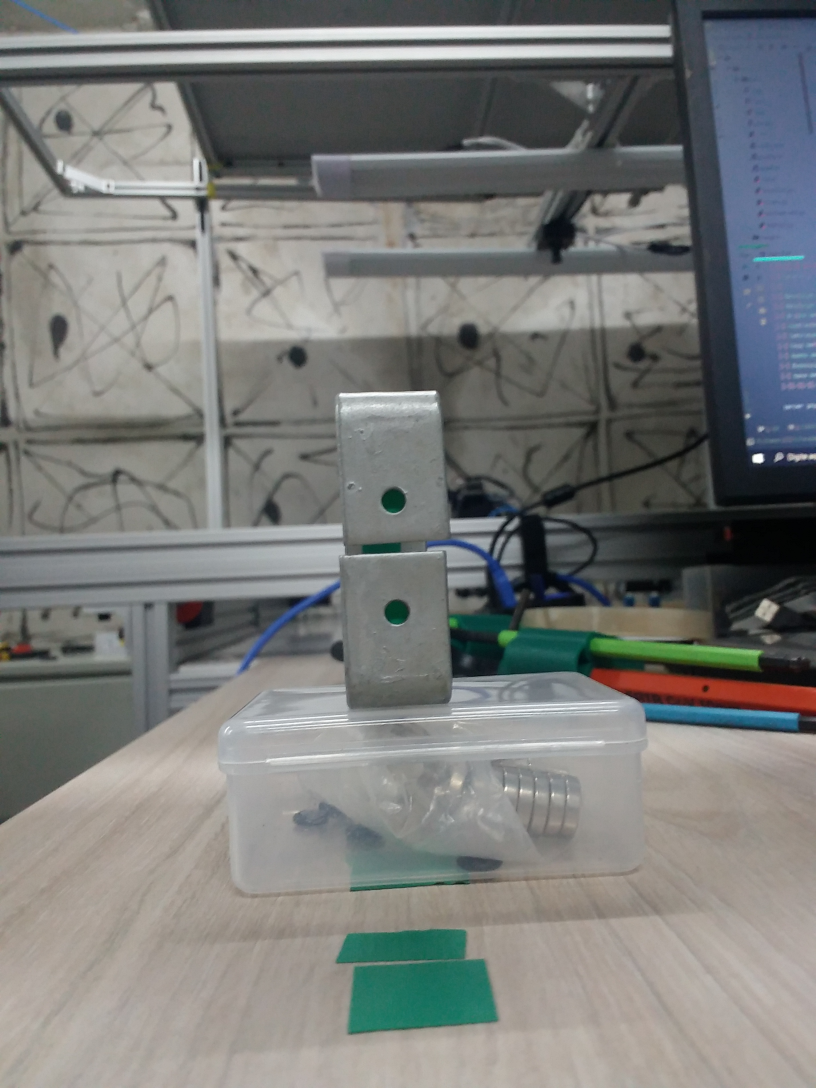
#> input picture engine_H/Images/A3.jpg, 2448 x 3264 px, found by its file name (shown at 1/3 size)
$ python ElemenTrac_Async.py
#> lines starting #> are read from the running program, lines starting #| are printed output that depends on the picture; after the words box and inside, x2 and y2 are one past the last pixel; in counts of white or black regions, pixels touching at a corner belong together
### OpencvPlus.py
import cv2
import numpy as np
import math


# Organiza todos os valores de uma matriz bidimensional em ordem crescente.
def order_points_old(pts):
    rect = np.zeros((4, 2), dtype="float32")
    s = pts.sum(axis=1)
    rect[0] = pts[np.argmin(s)]
    rect[2] = pts[np.argmax(s)]
    diff = np.diff(pts, axis=1)
    rect[1] = pts[np.argmin(diff)]
    rect[3] = pts[np.argmax(diff)]
    return rect


# Concatena uma lista de mascaras.
# [8 lines left out: function loopBitwiseOr, not called in this run]


# Extrai os valores de um grupo de vetores.
def extractHSValue(HSVector, key):  # Função que extrai e orgazina alguns valores dentro de um vetor
    data = HSVector[key]
    lst = []
    for valores in data:
        lst.append(data[valores])
    return np.array([int(lst[0]), int(lst[1]), int(lst[2])])


# Procura por contornos com área pré determinada, e retorna um dicionário com vários informações uteis.
def findContoursPlus(image, mode=cv2.RETR_TREE, method=cv2.CHAIN_APPROX_SIMPLE, AreaMin_A=100, AreaMax_A=00,
                     AreaMin_B=100, AreaMax_B=00):
    cnts2, hierarchy = cv2.findContours(image, mode=mode, method=method)
    outPut_A = outPut_B = []
    try:
        hierarchy = hierarchy[0]
        for component in zip(cnts2, hierarchy):
            currentContour = component[0]
            area = cv2.contourArea(currentContour)
            currentHierarchy = component[1]
            if AreaMin_A < area < AreaMax_A:
                xA, yA, wA, hA = cv2.boundingRect(currentContour)
                boxA = np.int0(cv2.boxPoints(cv2.minAreaRect(currentContour)))
                boxOrded = order_points_old(np.array(boxA, dtype="float32"))
                bxA = boxOrded[2][0] - boxOrded[1][0]
                axA = boxOrded[1][1] - boxOrded[2][1]
                byA = boxOrded[0][0] - boxOrded[1][0]
                ayA = boxOrded[1][1] - boxOrded[0][1]
                alturaA = math.sqrt(pow(axA, 2) + pow(bxA, 2))
                larguraA = math.sqrt(pow(ayA, 2) + pow(byA, 2))
                momentsA = cv2.moments(currentContour)
                cxA = int(momentsA["m10"] / momentsA["m00"])
                cyA = int(momentsA["m01"] / momentsA["m00"])
                centro_momentsA = (cxA, cyA)
                centro_boxA = (larguraA / 2 + xA, alturaA / 2 + yA)
                if currentHierarchy[3] < 0:
                    lesst3A = True
                else:
                    lesst3A = False
                outPut_A.append(
                    {"class": 'A', "boundRect": [(xA, yA), (wA, hA)], "dimension": [alturaA, larguraA], "contour": boxA,
                     'hierarchy': [lesst3A, currentHierarchy], "centers": [centro_momentsA, centro_boxA]})
            elif AreaMin_B < area < AreaMax_B:
                xB, yB, wB, hB = cv2.boundingRect(currentContour)
                boxB = np.int0(cv2.boxPoints(cv2.minAreaRect(currentContour)))
                boxOrded = order_points_old(np.array(boxB, dtype="float32"))
                bxB = boxOrded[2][0] - boxOrded[1][0]
                axB = boxOrded[1][1] - boxOrded[2][1]
                byB = boxOrded[0][0] - boxOrded[1][0]
                ayB = boxOrded[1][1] - boxOrded[0][1]
                alturaB = math.sqrt(pow(axB, 2) + pow(bxB, 2))
                larguraB = math.sqrt(pow(ayB, 2) + pow(byB, 2))
                momentsB = cv2.moments(currentContour)
                cx = int(momentsB["m10"] / momentsB["m00"])
                cy = int(momentsB["m01"] / momentsB["m00"])
                centro_momentsB = (cx, cy)
                centro_boxB = (larguraB / 2 + xB, alturaB / 2 + yB)
                if currentHierarchy[3] < 0:
                    lesst3B = True
                else:
                    lesst3B = False
                outPut_B.append(
                    {"class": 'B', "boundRect": [xB, yB, wB, hB], "dimension": [alturaB, larguraB], "contour": boxB,
                     'hierarchy': [lesst3B, currentHierarchy], "centers": [centro_momentsB, centro_boxB]})
        return outPut_A, outPut_B
    except TypeError:
        return [], []


# Cria uma mascara HSV apartir de um range pré-determinado.
def HSVMask(img, lower, upper, invert=False):
    return cv2.inRange(cv2.cvtColor(img, cv2.COLOR_BGR2HSV), lower, upper)


# Reduz ruídos os ruidos da mascara.
def refineMask(maskToRefine, kerenelA=(3, 3), kernelB=(2, 2)):
    return cv2.morphologyEx(cv2.morphologyEx(maskToRefine, cv2.MORPH_CLOSE, (np.ones(kerenelA, np.uint8))),
                            cv2.MORPH_OPEN,
                            (np.ones(kernelB, np.uint8)))


# Recorta uma imagem em uma matriz de 'n' retangulos iguais.
def meshImg(img, nRows=3, mCols=3):
    rois = []
    for i in range(0, nRows):
        lines = []
        for j in range(0, mCols):
            roi = img[
                  int(i*img.shape[0]/nRows):int(i*img.shape[0]/nRows + img.shape[0]/nRows),
                  int(j*img.shape[1]/mCols):int(j*img.shape[1]/mCols + img.shape[1]/mCols)
                  ]
            lines.append(roi)
        rois.append(lines)
    return rois


# Concatena Horizontal ou verticalmente mais de uma imagem.
# [29 lines left out: functions concatImg, takeSnapshot, not called in this run]

### FastFunctions.py
from time import sleep
import serial
import json
import sys


# Define cores e Tags para tratamento de exceções.
class ColorPrint:
    YELLOW = '\033[93m'
    GREEN = '\033[92m'
    BLUE = '\033[94m'
    CYAN = '\033[96m'
    RED = '\033[91m'
    ENDC = '\033[0m'

    WARNING = '\033[93m'+'[Aviso]: '+'\033[0m'
    ERROR =   '\033[91m'+'[Erro]:  '+'\033[0m'
    HINT =    '\033[96m'+'[Dica]:  '+'\033[0m'
    UNDERLINE = '\033[4m'
    HEADER = '\033[95m'
    BOLD = '\033[1m'


# Abre e lê um json no caminho solicitado.
def readJson(json_to_read):
    with open(json_to_read, 'r', encoding='utf-8') as json_file:
        return json.load(json_file)


# Abre e grava um json no caminho solicitado.
def writeJson(json_local_save, json_data):
    with open(json_local_save, "w", encoding='utf-8') as jsonFile:
        json.dump(json_data, jsonFile, indent=4)


# Envia um ou uma lista de comandos na serial, se possível e se requisitado retorna a resposta.
# [47 lines left out: function sendGCODE, not called in this run]


# Estabelece uma conexão com base em um arquivo de configuração personalizado.
def SerialConnect(SerialPath='../Json/serial.json', name='arduino'):
    # Tenta Estabelecer uma conexão.
    try:
        with open(SerialPath, 'r', encoding='utf-8') as serial_json_file:
            serialData = json.load(serial_json_file)
        communication = serial.Serial(serialData[name]['porta'], serialData[name]['velocidade'])

    # Conexão falhou porque o arquivo de configuração não foi encontrado.
    except FileNotFoundError:
        print(f"{ColorPrint.ERROR}O argumento [SerialPath='{SerialPath}'] é inválido.")
        sys.exit(-1)

    # Conexão falhou porque o nome da conexão ão existe no arquivo de configuração.
    except KeyError as Ker:
        print(f"{ColorPrint.ERROR}O argumento [name='{name}'] é inválido.")
        sys.exit(-1)

    # Conexão foi estabelecida, mas caiu.
    except serial.serialutil.SerialException as Erro_Conexao:
        print(f"{ColorPrint.ERROR}Não foi possivel estabelecer uma conexão com [{name}].")

        # Conexão não se manteve, após a tentativa porque não há nada ao que se conectar.
        if "FileNotFoundError" in str(Erro_Conexao):
            print(f"{ColorPrint.WARNING}Verifique a porta [{serialData[name]['porta']}]"'\n')

        # Conexão não se manteve, após a tentativa porque há porta já está possui uma conexão.
        elif 'Acesso negado.' in str(Erro_Conexao):
            print(f"{ColorPrint.WARNING}A porta [{serialData[name]['porta']}] está ocupada."'\n')

        return False

    # Conexão foi estabelecida com sucesso.
    else:
        print(
            f"{ColorPrint.CYAN}[{serialData[name]['porta']} - OK]: Conexão com [{name}] estabelecida."
            f"{ColorPrint.ENDC}"'\n'
        )

        # Espera para que a conexão se estabiliza.
        sleep(1.2)

        return communication

### ElemenTrac_Async.py
# -=-=-=-=-=-=-=-=-=-=-=-=-=-=-=-=-=-=-=-=-=-=-=-=-=-=-=-=-=-=-=-=-=-=-=-=-=-=-=-=-=-=-=-=-=-=-=-=-=-=-=-=-=-=-=-=-=-= #
#                                                    Imports                                                           #
import FastFunctions as Ff
import OpencvPlus as Op
import operator as opr
import numpy as np
import asyncio
import timeit
from random import randint
import cv2

T0A = timeit.default_timer()
# -=-=-=-=-=-=-=-=-=-=-=-=-=-=-=-=-=-=-=-=-=-=-=-=-=-=-=-=-=-=-=-=-=-=-=-=-=-=-=-=-=-=-=-=-=-=-=-=-=-=-=-=-=-=-=-=-=-= #
#                                                    Variables                                                         #
perimeter = [None]
areaMin = [None]
areaMax = [None]
lower = [None]
upper = [None]

distance = True
Hole = True
Edge = True

pFB = (100, 60)
pFA = (50, 50)
fixPoint = (pFB[0], int(pFA[1] + ((pFB[1] - pFA[1]) / 2)))

Read = 'P_ (3).jpg' if not Hole else 'A3.jpg'
pathImages = 'Images/'

markerOffset = 5
PL = PL1 = 0
bh = 0.3

Image = cv2.imread(pathImages + Read)
#> Image is the input picture: shape (3264, 2448, 3); mean B, G, R 120.9, 123.1, 121.6
Escala = 0.45
divided = 3

Quadrants = Op.meshImg(Image)
#> after the loop in meshImg, `for i in range(0, nRows):`: rois = 3 items
#> Quadrants = 3 items
largura = int(Image.shape[1])
altura = int(Image.shape[0])

column = 1
line = 1

show_resize = 0.5
show_time = 5
# -=-=-=-=-=-=-=-=-=-=-=-=-=-=-=-=-=-=-=-=-=-=-=-=-=-=-=-=-=-=-=-=-=-=-=-=-=-=-=-=-=-=-=-=-=-=-=-=-=-=-=-=-=-=-=-=-=-= #
#                                                    Functions                                                         #


def empty(a):
    pass
    return a


async def findCircle(circle_Mask, areaMinC, areaMaxC, perimeter_size, blur_Size=3):
    circle_info = []
    blur = cv2.medianBlur(circle_Mask, blur_Size)
    thresh = cv2.threshold(blur, 0, 255, cv2.THRESH_BINARY + cv2.THRESH_OTSU)[1]
    kernel = cv2.getStructuringElement(cv2.MORPH_ELLIPSE, (5, 5))
    opening = cv2.morphologyEx(thresh, cv2.MORPH_OPEN, kernel, iterations=3)
    edges = cv2.findContours(opening, cv2.RETR_EXTERNAL, cv2.CHAIN_APPROX_SIMPLE)
    edges = edges[0] if len(edges) == 2 else edges[1]
    for c in edges:
        peri = cv2.arcLength(c, True)
        approx = cv2.approxPolyDP(c, 0.04 * peri, True)
        area = cv2.contourArea(c)
        if len(approx) > perimeter_size and areaMinC < area < areaMaxC:
            ((x, y), r) = cv2.minEnclosingCircle(c)
            circle_info.append({"center": (x, y), "radius": r})
    await asyncio.sleep(0.0)
    return circle_info


async def findScrew(event2, event3, show, imgAnalyse, tabs):
    await asyncio.sleep(0.0)
    if type(imgAnalyse) != np.ndarray:
        print(type(imgAnalyse))
        imgAnalyse = Op.takeSnapshot(imgAnalyse)

    width = int(Image.shape[1])
    height = int(Image.shape[0])
    offset_screw = 0.00
    edge_analyze = imgAnalyse[0:height, 0:int(width * bh)]
    chr_k = imgAnalyse
    for aba in range(len(tabs)):
        for value in HSVjson[str(aba)]['Valores']:
            globals()[value] = Op.extractHSValue(HSVjson[str(aba + 1)]['Valores'], value)
        msk = Op.refineMask(Op.HSVMask(edge_analyze, lower, upper))
        cv2.rectangle(msk, (0, 0), (msk.shape[1], msk.shape[0]), (0, 0, 0), thickness=20)
        chr_k = cv2.bitwise_and(edge_analyze, edge_analyze, mask=msk)
        edge, null = Op.findContoursPlus(msk, AreaMin_A=tabs[aba]['areaMin'], AreaMax_A=tabs[aba]['areaMax'])
        if edge:
            for info_edge in edge:
                cv2.drawContours(chr_k, [info_edge['contour']], -1, (70, 255, 20), 3)
                if aba == 0:
                    point_a = tuple(info_edge['contour'][0])
                    edge_analyze = imgAnalyse[point_a[1]: height, 0:width]
                    pass
                if aba == 1:
                    offset_screw = round(info_edge['dimension'][0], 3)
                    cv2.putText(chr_k, str(offset_screw), (50, 100), cv2.FONT_HERSHEY_SIMPLEX, 1,
                                (255, 255, 255), thickness=3)
        else:
            if show:
                asyncio.create_task(ShowImage('Screw', chr_k, show_resize, show_time, asyncio.Event()))
            else:
                event2.set()
            return offset_screw, chr_k
    if show:
        asyncio.create_task(ShowImage('Screw', chr_k, show_resize, show_time, asyncio.Event()))
    else:
        event2.set()

    # while not event3.is_set():
    #     pass
    return offset_screw, chr_k


async def findHole(event2, event3, show, imgAnalyse, minArea, maxArea, c_perimeter):
    await asyncio.sleep(0.0)
    global img
    if type(imgAnalyse) != np.ndarray:
        print(type(imgAnalyse))
        imgAnalyse = Op.takeSnapshot(imgAnalyse)

    for values in HSValues:
        globals()[values] = np.array(Op.extractHSValue(HSValues, values))

    mask = Op.refineMask(Op.HSVMask(imgAnalyse, lower, upper))
    chr_k = cv2.bitwise_and(imgAnalyse, imgAnalyse, mask=mask)
    distances = []
    edge = await asyncio.create_task(findCircle(mask, minArea, maxArea, c_perimeter))
    for Circle in edge:
        cv2.circle(chr_k, (int(Circle['center'][0]), int(Circle['center'][1])), int(Circle['radius']),
                   (36, 255, 12), 2)

        cv2.line(chr_k, (int(Circle['center'][0]), int(Circle['center'][1])), fixPoint, (168, 50, 131))

        cv2.line(chr_k, (int(Circle['center'][0]), int(Circle['center'][1])),
                 (int(Circle['center'][0]), fixPoint[1]), (255, 0, 0))

        cv2.line(chr_k, (int(Circle['center'][0]), fixPoint[1]), fixPoint, (0, 0, 255), thickness=2)

        distance_to_fix = (round((Circle['center'][0] - fixPoint[0]), 3), round((Circle['center'][1] - fixPoint[1]), 3))
        cv2.putText(chr_k, str(distance_to_fix[1]), (int(Circle['center'][0]), int(Circle['center'][1] / 2)),
                    cv2.FONT_HERSHEY_SIMPLEX, 1, (255, 0, 0), 3)
        cv2.putText(chr_k, str(distance_to_fix[0]), (int(Circle['center'][0] / 2), int(fixPoint[1])),
                    cv2.FONT_HERSHEY_SIMPLEX, 1, (0, 0, 255), 3)
        distances.append([distance_to_fix, 'id:', randint(250, 500)])
    if show:
        asyncio.create_task(ShowImage('Hole', chr_k, show_resize, show_time, event2))
    else:
        event2.set()

    while not event3.is_set():
        print("Preso")
        await asyncio.sleep(0.3)
    print("Soltou")
    return distances, chr_k


async def CloseProcess(event, event2):
    while not event.is_set():
        if event2.is_set():
            event.set()
        await asyncio.sleep(0.0)


async def ShowImage(name, img, resize, time, close_event, debug=False, permanent=False):
    close_event.clear()
    if debug:
        print("ShowImage")
    if permanent:
        while not close_event.is_set():
            cv2.imshow(str(name), cv2.resize(img, None, fx=resize, fy=resize))
            await asyncio.sleep(0.0)
    else:
        # cv2.imshow(str(name), cv2.resize(img, None, fx=resize, fy=resize))
        cv2.imshow(str(name), cv2.resize(img, None, fx=resize, fy=resize))
        cv2.waitKey(1)
        await asyncio.sleep(time)
        close_event.set()


async def Main():
    event = asyncio.Event()
    event2 = asyncio.Event()
    event3 = asyncio.Event()
    nada = asyncio.create_task(CloseProcess(event, event2))
    hct = timeit.default_timer()
    RESERVA_resultado = asyncio.gather(*[findHole(event2, event3, True, Image, areaMin, areaMax, perimeter),
                                         findScrew(event2, event3, True, Image, Tabs)])
    print("Criação a Thread", round(timeit.default_timer()-hct, 5))
    event3.set()
    hcd = timeit.default_timer()
    resultado = await RESERVA_resultado
    if resultado:
        print("Validação de dados:", round(timeit.default_timer()-hcd, 5))
    nada = await nada
# -=-=-=-=-=-=-=-=-=-=-=-=-=-=-=-=-=-=-=-=-=-=-=-=-=-=-=-=-=-=-=-=-=-=-=-=-=-=-=-=-=-=-=-=-=-=-=-=-=-=-=-=-=-=-=-=-=-= #
#                                                    Json-File                                                         #


HSVjsonIndex = 0
mainConfig = Ff.readJson('Json/config.json')
#> (reads Json/config.json from the repository)
HSVjson = mainConfig['Filtros']['HSV']
HSValues = HSVjson[str(HSVjsonIndex)]['Valores']

HoleValues = mainConfig['Mask_Parameters']['Hole']

DebugTypes = mainConfig['Debugs']
if DebugTypes["all"]:
    DebugPrint = DebugPictures = DebugRT = DebugMarkings = True
    DebugControls = False
else:
    DebugPrint = DebugTypes["print"]
    DebugPictures = DebugTypes["pictures"]
    DebugRT = DebugTypes["realTime"]
    DebugMarkings = DebugTypes["markings"]
    DebugControls = DebugTypes["testControls"]

# -=-=-=-=-=-=-=-=-=-=-=-=-=-=-=-=-=-=-=-=-=-=-=-=-=-=-=-=-=-=-=-=-=-=-=-=-=-=-=-=-=-=-=-=-=-=-=-=-=-=-=-=-=-=-=-=-=-= #
#                                              Variables - with json                                                   #

arduino = Ff.SerialConnect(SerialPath='Json/serial.json', name='Ramps 1.4')
#> (reads Json/serial.json from the repository)

# Make a square around the cell.
p1 = tuple(map(opr.add, map(opr.mul, (((Quadrants[line][column]).shape[:2])[::-1]), (column, line)), (-10, -10)))
p2 = tuple(
    map(opr.add, map(opr.mul, (((Quadrants[line - 1][column - 1]).shape[:2])[::-1]), (column + 1, line + 1)), (10, 10)))
cv2.rectangle(Image, p1, p2, (0, 0, 255), 5)
cv2.imshow('Image_Original', cv2.resize(Image, None, fx=Escala * 0.35, fy=Escala * 0.35))
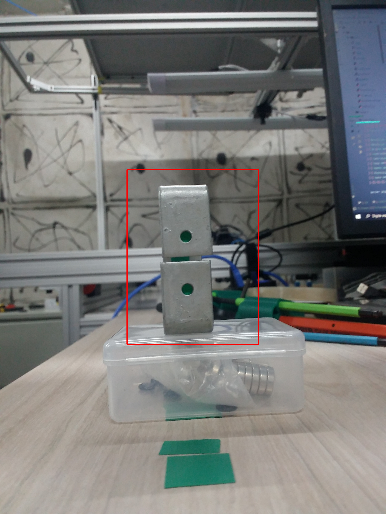
#> window 'Image_Original': shape (514, 386, 3); mean B, G, R 120.3, 122.5, 122
cv2.waitKey(0)
Image = Quadrants[line][column]
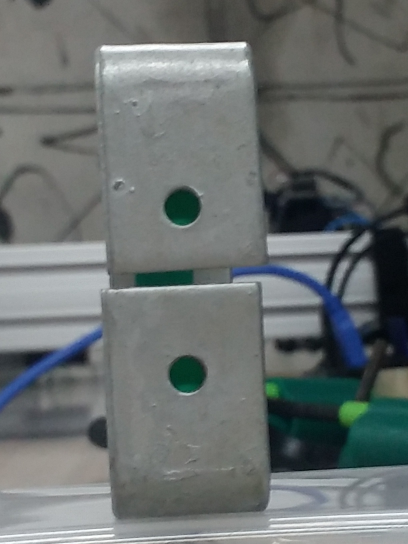
#> Image: shape (1088, 816, 3) (shown at 1/2 size); mean of channels 0, 1, 2 111.3, 111.9, 106.2; drawn as B, G, R

for filterValues in HSValues:
    locals()[filterValues] = Op.extractHSValue(HSValues, filterValues)

for holeValue in HoleValues:
    locals()[holeValue] = HoleValues[holeValue]

Tabs = [mainConfig['Mask_Parameters']['Edge'], mainConfig['Mask_Parameters']['Screw']]


# -=-=-=-=-=-=-=-=-=-=-=-=-=-=-=-=-=-=-=-=-=-=-=-=-=-=-=-=-=-=-=-=-=-=-=-=-=-=-=-=-=-=-=-=-=-=-=-=-=-=-=-=-=-=-=-=-=-= #
#                                                    Code-Exec                                                         #

asyncio.run(Main())
#> in HSVMask, `return cv2.inRange(cv2.cvtColor(img, cv2.COLOR_BGR2HSV), lower, upper)`:
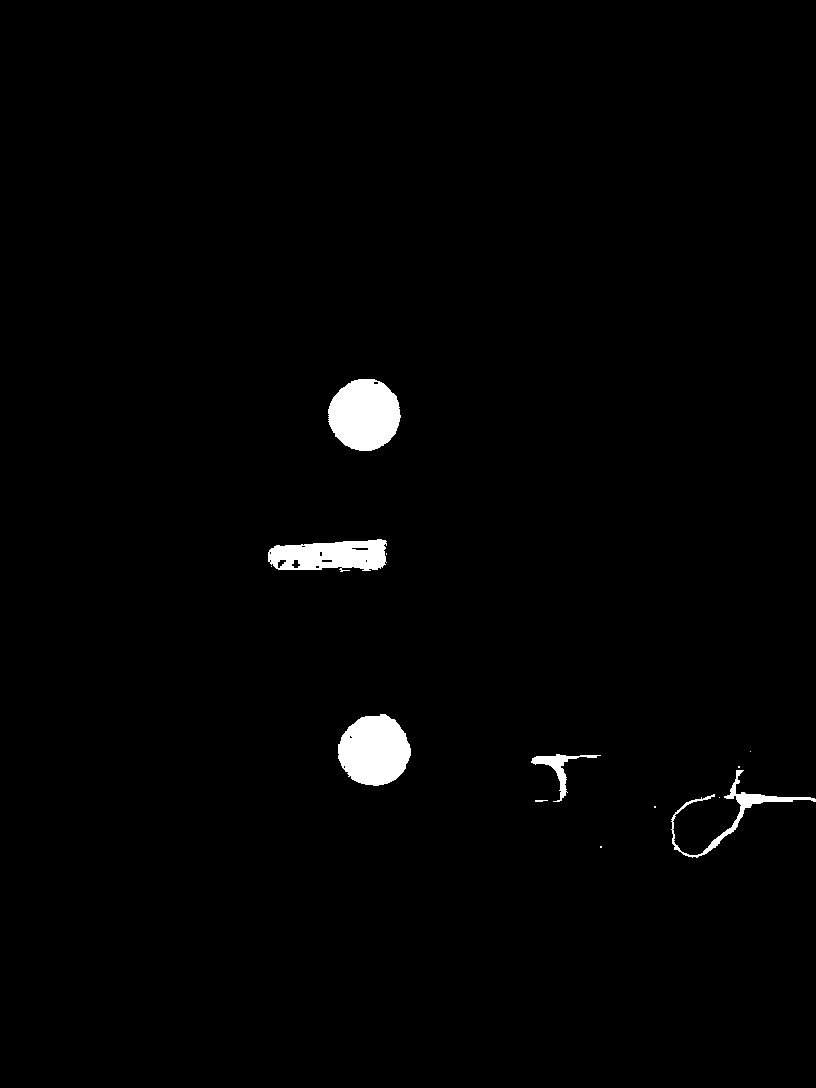
#> returned value: shape (1088, 816); 1.5% white; 13 white regions (7 under 20 px), largest, box (x1, y1, x2, y2) and area: (328, 379, 401, 451) 4059, (338, 714, 411, 786) 3987, (268, 539, 387, 572) 2905, (671, 770, 816, 858) 1273, (531, 754, 601, 802) 650, (535, 800, 548, 802) 21
#> in refineMask, `return cv2.morphologyEx(cv2.morphologyEx(maskToRefine, cv2.MORPH_CLOSE..`:
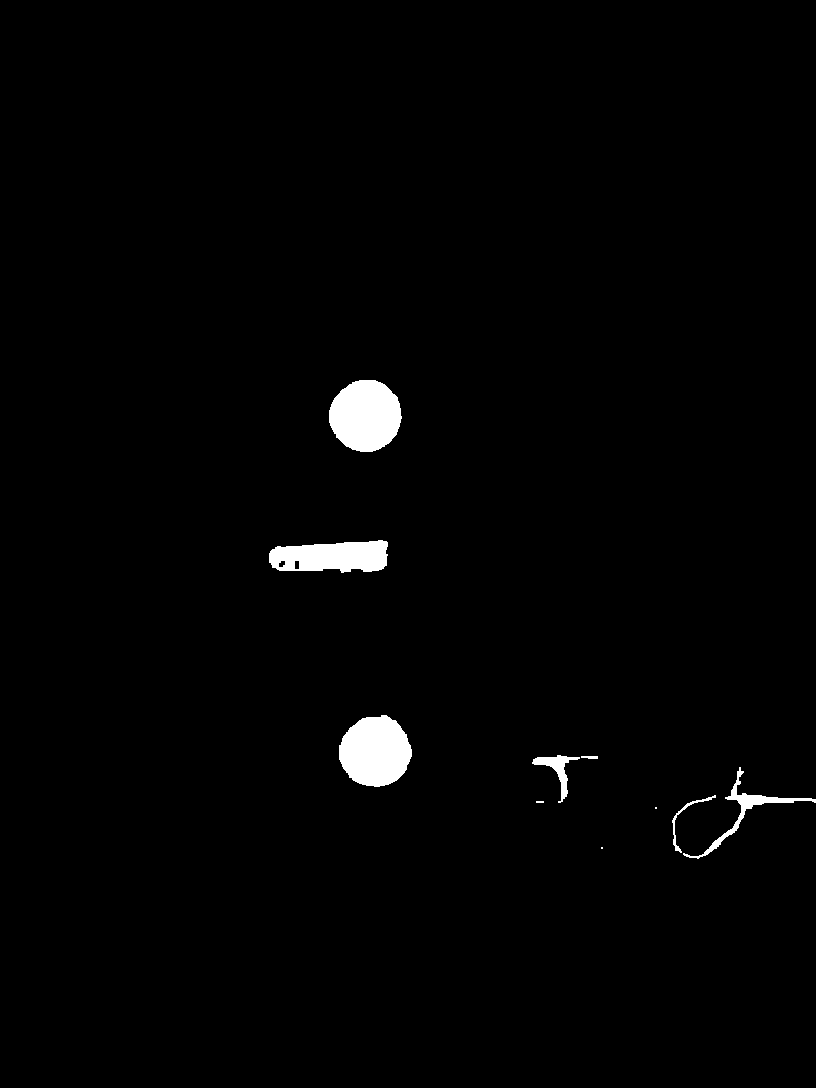
#> returned value: shape (1088, 816); 1.5% white; 10 white regions (3 under 20 px), largest, box (x1, y1, x2, y2) and area: (329, 380, 402, 452) 4072, (339, 715, 412, 787) 3996, (269, 540, 388, 573) 3043
#> (the rest of the program and of its run is left out)
